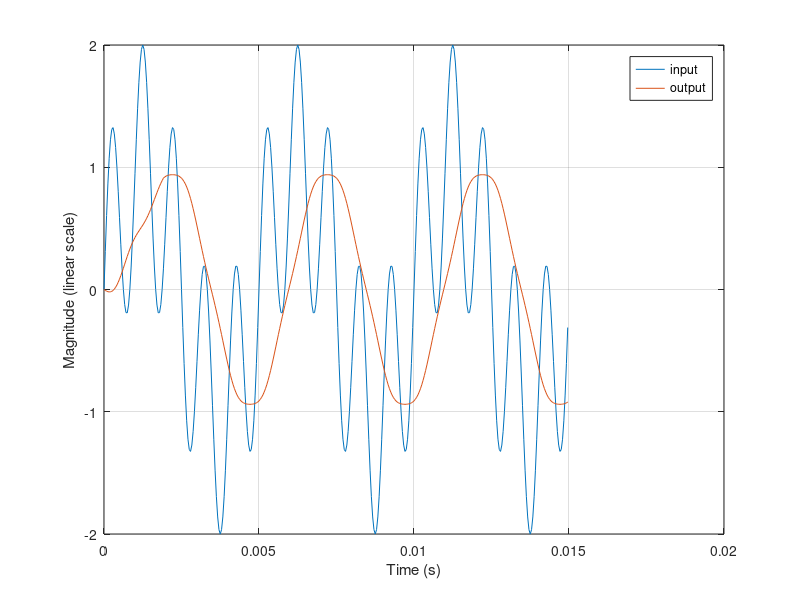

This figure's MATLAB source:
clear;
close all;
load('lowpass_filter_numerator');

%% test signal

fs = 24E3;          % sampling frequency
f0 = [200 1000];    % test signal frequencies
N_x = 360;          % test signal length

time_vector = (0:N_x-1) / fs;

x_martrix = zeros(length(f0), N_x);

for index=1:length(f0)
    x_martrix(index,:) = sin(2 * pi * f0(index) * time_vector);
end
clear index;

x = sum(x_martrix, 1);

%% filter

output = filter(numerator, 1, x);

plot(time_vector, x);
hold on;
plot(time_vector, output);
xlabel('Time (s)');
ylabel('Magnitude (linear scale)');
legend('input', 'output');
grid on;

len = length(output);

for i = 1:len
    fprintf('%f\t', output(i));
end
fprintf('\n');
